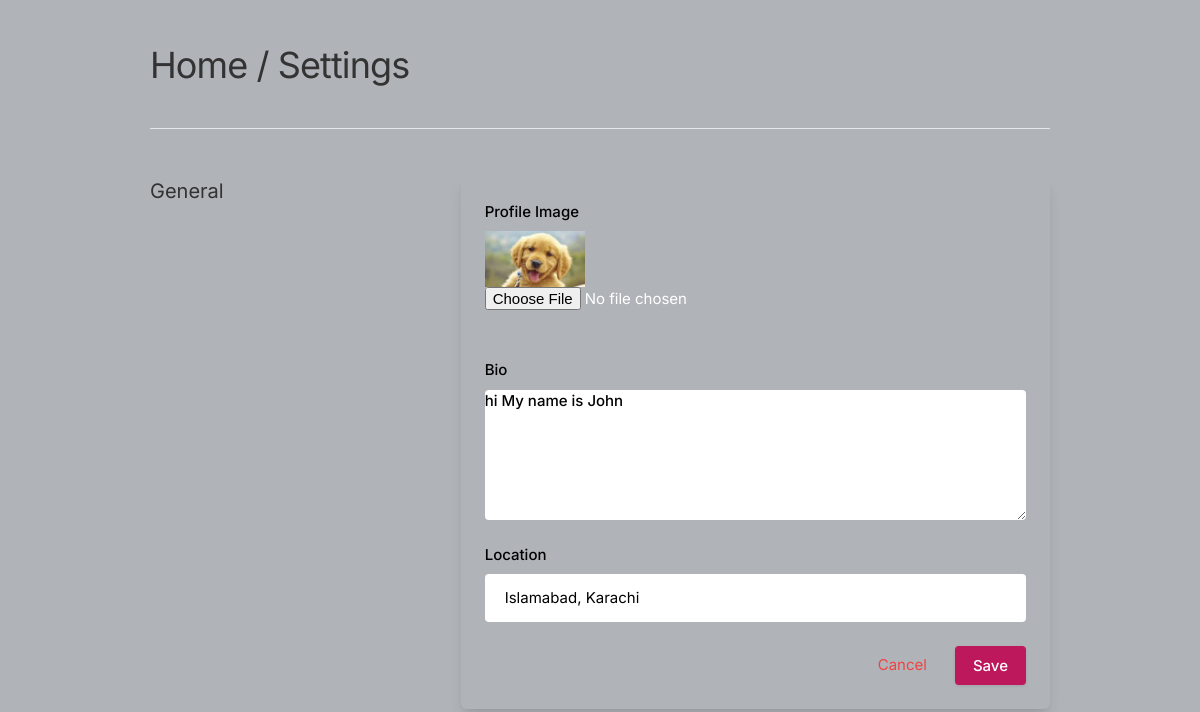
The app's page /settings (signed in) with its own data.
### core/models.py (models this page shows)
class Profile(models.Model):
    user = models.ForeignKey(User, on_delete=models.CASCADE)
    bio = models.TextField(blank=True)
    profileimg = models.ImageField(upload_to='profile_images', default='Default.png')
    location = models.CharField(max_length=100, blank=True)

### core/views.py (the view, shortened to what this page needs)
# urls.py: path('settings', views.settings, name='settings'),
@login_required(login_url='signin')
def settings(request):
    user_profile = Profile.objects.get(user=request.user)
    return render(request, 'setting.html', {'user_profile': user_profile})

### templates/setting.html (shortened to what this page needs)
{% load static %}
<!DOCTYPE html>
<html lang="en">
<head>
    <link rel="stylesheet" href="{% static 'assets/css/icons.css' %}">
    <link rel="stylesheet" href="{% static 'assets/css/uikit.css' %}">
    <link rel="stylesheet" href="{% static 'assets/css/style.css' %}">
    <link rel="stylesheet" href="{% static 'assets/css/tailwind.css' %}">
</head>
<body class="bg-black text-white">
    <div class="container m-auto py-10">
        <h1 class="text-4xl leading-tight tracking-tight mb-5"><a href="/">Home</a> / Settings</h1>
        <br>
        <hr>
        <div class="grid lg:grid-cols-3 mt-12 gap-8">
            <div>
                <h3 class="text-xl mb-2">General</h3>
            </div>
            <div class="bg-gray-800 rounded-md lg:shadow-lg shadow p-6 col-span-2">
            <form action="" method="POST" enctype="multipart/form-data">
                <div class="grid grid-cols-2 gap-4">
                    <div class="col-span-2">
                        <label style="color: black;" for="">Profile Image</label>
                        <img width="100" height="100" src="{{user_profile.profileimg.url}}" alt="profileimg"/>
                        <input type="file" name= "image" value="" class="shadow-none bg-gray-700 text-white mb-2 rounded">
                    </div>
                    <div class="col-span-2">
                        <label style="color: black;" for="about">Bio</label>
                        <textarea id="about" style="color: black;" name="bio" rows="3" class="shadow-none bg-gray-700 text-white mb-2 rounded">{{user_profile.bio}}</textarea>
                    </div>
                    <div class="col-span-2">
                        <label style="color: black;" for="">Location</label>
                        <input type="text" style="color: black;" name= "location"placeholder="Your location.." value="{{user_profile.location}}" class="shadow-none bg-gray-700 text-white mb-2 rounded">
                    </div>
                </div>
                <div class="flex justify-end space-x-3 mt-4">
                    <a href="/" class="p-2 px-4 rounded hover:text-gray-400 text-red-500">Cancel</a>
                    <button type="submit" class="button bg-black rounded" onmouseover="this.style.backgroundColor='gray';"onmouseout="this.style.backgroundColor='black';">Save</button>
                </div>
            </form>
            </div>
            </div>
        </div>
</body>
</html>

### static/assets/css/style.css (style rules this page uses)
body { background-color: #B0B3B8!important; }
button { vertical-align: middle; }
span.button, button.button { background-color: #be185d; top: 0; color: #fff; position: relative; padding: 8px 18px; line-height: 22px; position: relative; font-weight: 500; font-size: 15px; display: inline-block; -webkit-transition: all 0.2s ease-in-out; transition: all 0.2s ease-in-out; cursor: pointer; overflow: hidden; border: none; border-radius: 4px; -webkit-box-shadow: 0 1px 3px rgba(0, 0, 0, 0.1); box-shadow: 0 1px 3px rgba(0, 0, 0, 0.1); }
input { height: 48px; line-height: 48px; padding: 0 20px; outline: none; font-size: 15px; color: #808080; max-width: 100%; width: 100%; -webkit-box-sizing: border-box; box-sizing: border-box; display: block; font-weight: 400; opacity: 1; border-radius: 4px; border: none; -webkit-box-shadow: 0 1px 4px 0px rgba(0, 0, 0, 0.12); box-shadow: 0 1px 4px 0px rgba(0, 0, 0, 0.12); }
input[type="text"], input[type="password"], input[type="email"], input[type="number"] { height: 48px; line-height: 48px; padding: 0 20px; outline: none; font-size: 15px; color: #808080; max-width: 100%; width: 100%; -webkit-box-sizing: border-box; box-sizing: border-box; display: block; font-weight: 400; opacity: 1; border-radius: 4px; border: none; -webkit-box-shadow: 0 1px 4px 0px rgba(0, 0, 0, 0.12); box-shadow: 0 1px 4px 0px rgba(0, 0, 0, 0.12); }
textarea { height: 48px; line-height: 48px; padding: 0 20px; outline: none; font-size: 15px; color: #808080; margin: 0 0 16px 0; max-width: 100%; width: 100%; -webkit-box-sizing: border-box; box-sizing: border-box; display: block; background-color: #fff; font-weight: 500; opacity: 1; border-radius: 4px; border: none; -webkit-box-shadow: 0 1px 4px 0px rgba(0, 0, 0, 0.12); box-shadow: 0 1px 4px 0px rgba(0, 0, 0, 0.12); }
input { -webkit-transition: all 0.1s ease-in-out; transition: all 0.1s ease-in-out; }
::placeholder { color: #808080; opacity: 1; }
textarea { height: auto; line-height: 27px; padding: 20px; min-height: 130px; -webkit-transition: none !important; transition: none !important; min-width: 100%; }
label, legend { display: block; font-weight: bold; font-size: 15px; font-weight: 500; margin-bottom: 8px; }
button { border: none; margin: 0; padding: 0; width: auto; overflow: visible; background: transparent; color: inherit; font: inherit; line-height: normal; cursor: pointer; }
a { color: #be185d; -webkit-transition: 0.3s; transition: 0.3s; outline: none !important; }
button { outline: none !important; }
img { max-width: 100%; }
body { color: #666; font-size: 15px; line-height: 27px; background-color: #f0f2f5; font-family: "Inter", sans-serif; text-transform: none; }
h1, h2, h3, h4, h5, h6 { font-family: "Inter", sans-serif; text-transform: none; }
input[type="text"], input[type="password"], input[type="email"] { font-family: "Inter", sans-serif; text-transform: none; }
textarea, select { font-family: "Inter", sans-serif; text-transform: none; }
button, body .pac-container { font-family: "Inter", sans-serif; text-transform: none; }
h1, h2, h3, h4, h5, h6 { color: #333; font-weight: 500; margin: 0; padding: 0; }
h1 { font-size: 32px; }
h3 { font-size: 22px; }
@media (min-width: 1024px) { .container { max-width: 900px !important; padding-top: 45px; } }
.shadow-none { -webkit-box-shadow: none !important; box-shadow: none !important; }

### records on screen
Profile: profileimg (picture), bio "hi My name is John", location "Islamabad, Karachi"
